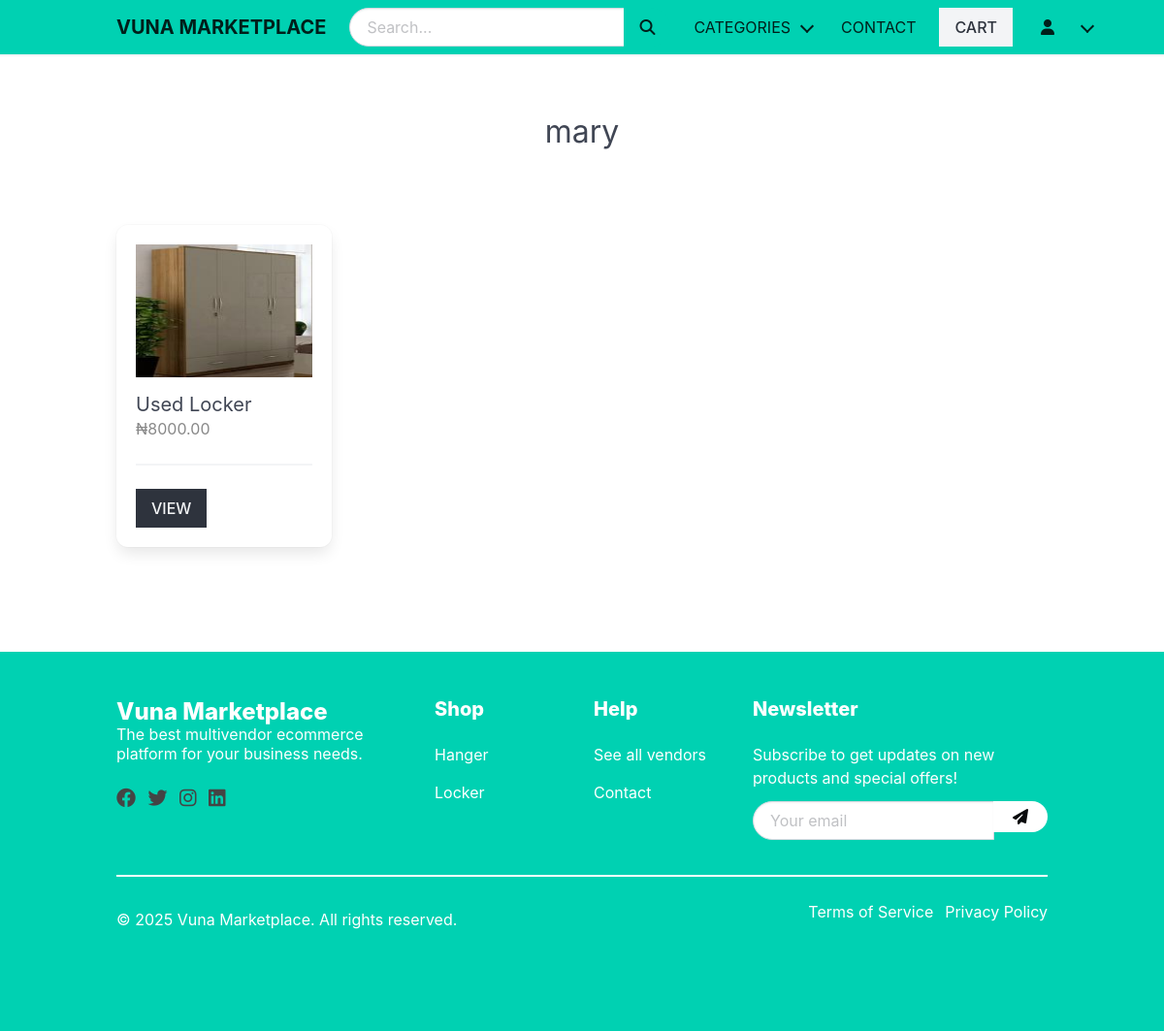
The page /vendors/3/ on the database its author committed.
### apps/vendor/models.py (models this page shows, shortened)
class Vendor(models.Model):
    name = models.CharField(max_length=255)
    created_at = models.DateTimeField(auto_now_add=True)
    created_by = models.OneToOneField(User,related_name='vendor', on_delete=models.CASCADE)
    class Meta:
        ordering = ['name']

### apps/product/models.py (models this page shows, shortened)
class Product(models.Model):
    category = models.ForeignKey(Category,related_name='products',on_delete=models.CASCADE)
    vendor = models.ForeignKey(Vendor,related_name='products',on_delete=models.CASCADE)
    title = models.CharField(max_length=255)
    slug = models.SlugField(max_length=255)
    description = models.TextField(blank=True,null=True)
    price = models.DecimalField(max_digits=6,decimal_places=2)
    date_added = models.DateTimeField(auto_now_add=True)
    image = models.ImageField(upload_to='uploads/',blank=True,null=True)
    thumbnail = models.ImageField(upload_to='uploads/',blank=True,null=True)
    class Meta:
        ordering = ['-date_added']
    def get_thumbnail(self):
        print("actually called ----------------------")
        if self.thumbnail:
            print("in here---------------")
            return self.thumbnail.url

class Category(models.Model):
    title = models.CharField(max_length=255)
    slug = models.SlugField(max_length=255)
    ordering = models.IntegerField(default=0)
    class Meta:
        ordering = ['ordering']

### apps/vendor/views.py (the view)
# urls.py: path('<int:vendor_id>/',views.vendor, name='vendor'),
def vendor(request, vendor_id):
    vendor = get_object_or_404(Vendor, pk=vendor_id)
    return render(request, 'vendor/vendor.html', {'vendor':vendor})

### apps/cart/cart.py (called while the page is built)
    def __len__(self):
        return sum(item['quantity'] for item in self.cart.values())

### apps/cart/context_processors.py (called while the page is built)
def cart(request):
    return {'cart':Cart(request)}

### apps/product/context_processors.py (called while the page is built)
def menu_categories(request):
    categories = Category.objects.all()
    return {'menu_categories': categories}

### apps/vendor/templates/vendor/vendor.html (shortened to what this page needs)
{% extends 'core/base.html' %}
{% block content %}
    <div class="columns is-multiline mb-6">
        <div class="column is-12 has-text-centered mt-6 mb-6">
            <h2 class="is-size-3">{{ vendor.name }}</h2>
        </div>
        {% for product in vendor.products.all %}
            {% include 'products/parts/list_item.html' %}
        {% endfor %}
    </div>
{% endblock %}

### apps/core/templates/core/base.html (shortened to what this page needs)
{% load static %}
<!DOCTYPE html>
<html lang="en" data-theme="light">
    <head>
        <link rel="stylesheet" href="https://cdn.jsdelivr.net/npm/bulma@1.0.2/css/bulma.min.css">
        <link rel="stylesheet" href="https://cdnjs.cloudflare.com/ajax/libs/font-awesome/6.4.0/css/all.min.css">
        <link rel="stylesheet" href="{% static 'styles/main.css' %}">
    </head>
    <body>
        <nav class="navbar is-primary is-fixed-top has-shadow">
            <div class="container">
                <div class="navbar-brand">
                    <a href="/" class="navbar-item">
                        <span class="is-size-5 has-text-weight-bold">Vuna Marketplace</span>
                    </a>
                </div>
                <div class="navbar-menu" id="main-navbar">
                    <div class="navbar-start">
                        <div class="navbar-item is-expanded">
                            <form method="get" action="{% url 'search' %}" class="is-flex-grow-1">
                                <div class="field has-addons">
                                    <div class="control is-expanded">
                                        <input type="text" class="input is-rounded" name="query" placeholder="Search...">
                                    </div>
                                    <div class="control">
                                        <button class="button is-primary is-rounded">
                                            <span class="icon">
                                                <i class="fas fa-search"></i>
                                            </span>
                                        </button>
                                    </div>
                                </div>
                            </form>
                        </div>
                    </div>
                    <div class="navbar-end">
                        <div class="navbar-item has-dropdown is-hoverable is-hidden-touch">
                            <a class="navbar-link">
                                Categories
                            </a>
                        </div>
                        <a href="{% url 'contact' %}" class="navbar-item is-hidden-touch">
                            Contact
                        </a>
                        <div class="navbar-item">
                            <a href="{% url "cart" %}" class="button is-light"> Cart {% if cart %} ({{cart|length}}){% endif %}</a>
                        </div>
                        <div class="navbar-item has-dropdown is-hoverable">
                            <a class="navbar-link">
                                <span class="icon">
                                    {% if request.user.is_authenticated %}
                                        <i class="fas fa-user-circle"></i>
                                    {% else %}
                                        <i class="fas fa-user"></i>
                                    {% endif %}
                                </span>
                            </a>
                        </div>
                    </div>
                </div>
            </div>
        </nav>
        <section class="section" style="padding-top: 4rem;">
            <div class="container">
                {% block content %}
                {% endblock %}
            </div>
        </section>
        <footer class="footer has-background-primary has-text-white">
            <div class="container">
                <div class="columns">
                    <div class="column is-4">
                        <h3 class="title is-4 has-text-white">Vuna Marketplace</h3>
                        <p class="subtitle is-6 has-text-white">The best multivendor ecommerce platform for your business needs.</p>
                        <div class="social-icons">
                            <a href="#" class="mr-2"><i class="fab fa-facebook fa-lg"></i></a>
                            <a href="#" class="mr-2"><i class="fab fa-twitter fa-lg"></i></a>
                            <a href="#" class="mr-2"><i class="fab fa-instagram fa-lg"></i></a>
                            <a href="#"><i class="fab fa-linkedin fa-lg"></i></a>
                        </div>
                    </div>
                    <div class="column is-2">
                        <h4 class="title is-5 has-text-white">Shop</h4>
                        <ul>
                            {% for category in menu_categories|slice:":5" %}
                                <li><a href="{% url 'category' category.slug %}" class="has-text-white">{{ category.title }}</a></li>
                            {% endfor %}
                        </ul>
                    </div>
                    <div class="column is-2">
                        <h4 class="title is-5 has-text-white">Help</h4>
                        <ul>
                            <li><a href="{% url "vendors" %}" class="has-text-white">See all vendors</a></li>
                            <li><a href="{% url 'contact' %}" class="has-text-white">Contact</a></li>
                        </ul>
                    </div>
                    <div class="column is-4">
                        <h4 class="title is-5 has-text-white">Newsletter</h4>
                        <p class="mb-3">Subscribe to get updates on new products and special offers!</p>
                        <form class="field has-addons">
                            <div class="control is-expanded">
                                <input class="input is-rounded" type="email" placeholder="Your email">
                            </div>
                            <div class="control">
                                <button class="button is-white is-rounded">
                                    <i class="fas fa-paper-plane"></i>
                                </button>
                            </div>
                        </form>
                    </div>
                </div>
                <hr class="has-background-white">
                <div class="level">
                    <div class="level-left">
                        <div class="level-item">
                            <p>&copy; {% now "Y" %} Vuna Marketplace. All rights reserved.</p>
                        </div>
                    </div>
                    <div class="level-right">
                        <div class="level-item">
                            <a href="#" class="has-text-white mr-3">Terms of Service</a>
                            <a href="#" class="has-text-white">Privacy Policy</a>
                        </div>
                    </div>
                </div>
            </div>
        </footer>
    </body>
</html>

### apps/product/templates/products/parts/list_item.html
<div class="column is-3 product-list-item">
    <div class="box">
        <figure class="image is-4by3 mb-4">
            <img src="{{product.get_thumbnail}}">
        </figure>
        <h2 class="subtitle">{{product.title}}</h2>
        <h3 class="price is-size-6 mb-5">₦{{product.price}}</h3>
        <hr>
        <a href="{% url "product" product.category.slug product.slug %}" class="button is-dark is-uppercase">View</a>
    </div>
</div>

### static/styles/main.css (style rules this page uses)
.navbar { text-transform: uppercase; }
.footer a { margin-bottom: 15px; display: inline-block; color: #444; }
.input, .button { border-radius: 0; }
.product-list-item .box .subtitle { margin-bottom: 0px; }
.product-list-item .box .price { color: #888; }
.navbar-item { padding: 0.5rem 0.75rem; }
.navbar-start { flex-grow: 1; flex-shrink: 1; }
.navbar-item.is-expanded { min-width: 0; }
.navbar-item .control.is-expanded { flex-shrink: 1; min-width: 0; }

### rows shown on the page
Vendor: name "mary"
Product: get_thumbnail (picture), title "Used Locker", price "8000.00"
Category: title "Hanger"
Category: title "Locker"
